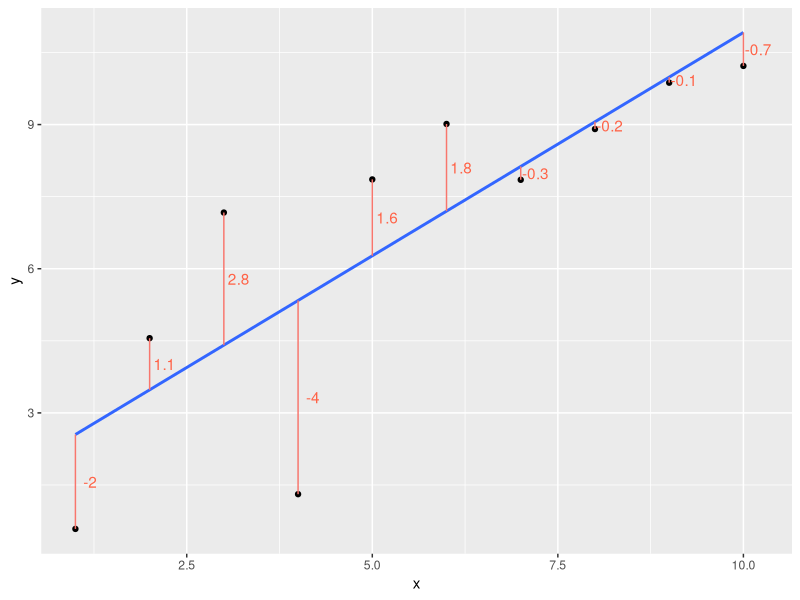
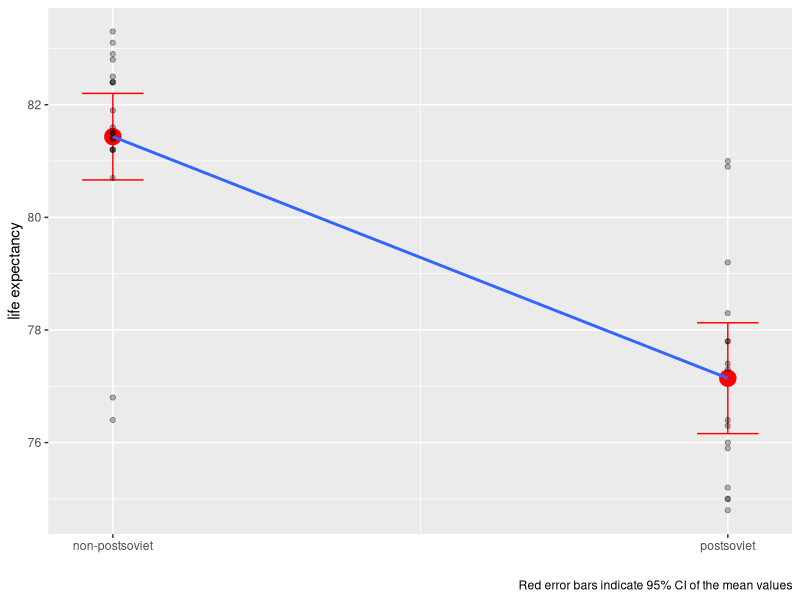
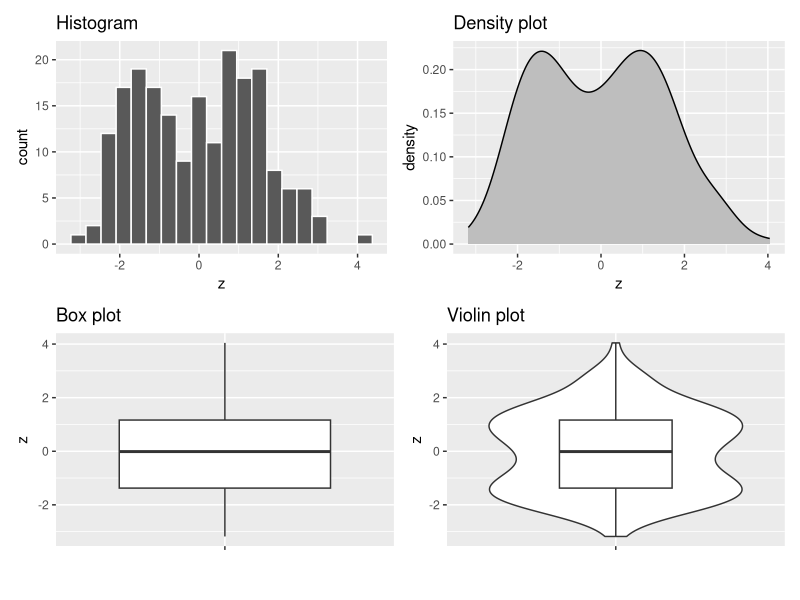

The R script that drew these images, in order: (Note: this script raises an error after producing the figures.)
## ---- chunk 1
knitr::opts_chunk$set(echo = FALSE)

library(tidyverse)
library(here)
library(polynom)
library(patchwork)

countries <- read.csv(here("data", "countries.csv"))
## ---- chunk 2
set.seed(1234)

ss_df = tibble::tibble(x = 1:10,
                       y = 2 + x + rnorm(n = 10, sd = 2))

ss_mod = lm(y ~ x, data = ss_df)
ss_df$pred = predict(ss_mod)
ss_df$label_pos = ifelse(ss_df$pred < ss_df$y,
                         ss_df$pred + (ss_df$y - ss_df$pred) / 2,
                         ss_df$pred - (ss_df$pred - ss_df$y) / 2)
ss_df$res = ss_df$y - ss_df$pred

ggplot(ss_df,aes(x = x, y = y, label = round(y - pred, 1))) +
  geom_point() +
  geom_smooth(method = "lm", se = F) +
  geom_segment(aes(xend = x, yend = pred, color = "tomato"), show.legend = F) +
  geom_text(aes(x = x, y = label_pos), nudge_x = 0.2, color = "tomato")
  
## ---- chunk 3


countries %>% mutate(postsoviet = as.numeric(postsoviet=="yes")) %>% 
  ggplot(aes(x=postsoviet, y = life_exp))+
     stat_summary(fun = mean, geom = "point", shape=20, size=8, color="red", fill="red") + 
    stat_summary(fun.data = mean_se, geom = "errorbar", color = "red", width=0.1, fun.args = list(mult = 2))+
    geom_point(alpha=0.3)+ 
  geom_smooth(method = "lm", se=FALSE)+
  scale_x_continuous(breaks = c(0,1), labels = c("non-postsoviet", "postsoviet"))+
  labs(x = "",
       y = "life expectancy",
       caption = "Red error bars indicate 95% CI of the mean values")
## ---- chunk 4

x = rnorm(100) - 1 
names(x) = rep("x", 100)
y = rnorm(100) + 1
names(y) = rep("y", 100)
z = c(x,y)

data = data.frame(origin=names(z), value=z, row.names=NULL)


p1 <- data %>% ggplot(aes(x=z))+geom_histogram(bins = 20, color="white") + labs(title = "Histogram")
p2 <- data %>% ggplot(aes(x=z))+geom_density(fill="grey") + labs(title = "Density plot")
p3 <- data %>% ggplot(aes(y=z, x=""))+geom_boxplot() + labs(x = "") + labs(title = "Box plot")
p4 <- data %>% ggplot(aes(y=z, x=""))+geom_violin()+geom_boxplot(width=0.4) + labs(x = "") + labs(title = "Violin plot")

(p1 | p2 ) / (p3 | p4 )

## ---- chunk 5

knitr::include_graphics(here("images","type_1and2_errors.png"))
## ---- chunk 6
cat(paste0("The covariance of life expectancy and proportion of university degree is ", cov(countries$life_exp, countries$uni_prc, use = "complete.obs")))

cat(paste0("The covariance of population and area is ", cov(countries$population, countries$area, use = "complete.obs")))

## ---- chunk 7
cat(paste0("The correlation of life expectancy and proportion of university degree is ", round(cor(countries$life_exp, countries$uni_prc, use = "complete.obs", method = "pearson"),2)))

cat(paste0("The correlation of population and area is ", round(cor(countries$population, countries$area, use = "complete.obs", method = "pearson"),2)))


## ---- chunk 8
complement <- function(y, rho, x) {
  if (missing(x)) x <- rnorm(length(y)) # Optional: supply a default if `x` is not given
  y.perp <- residuals(lm(x ~ y))
  rho * sd(y.perp) * y + y.perp * sd(y) * sqrt(1 - rho^2)
}

y <- rnorm(50, sd=10)
x <- 1:50 # Optional
rho <- c(0, 0.2, 0.4, 0.6, 0.8, 1)
X <- data.frame(z=as.vector(sapply(rho, function(rho) complement(y, rho, x))),
                rho=ordered(rep(signif(rho, 2), each=length(y))),
                y=rep(y, length(rho)))
    

ggplot(X, aes(y,z, group=rho)) + 
  geom_smooth(method="lm", se=FALSE) + 
  geom_rug(sides="b") + 
  geom_point(aes(fill=rho), alpha=1/2, shape=21) +
  facet_wrap(~ rho)
## ---- chunk 9
set.seed(42)
edu <- round (rnorm (100, mean = 15, sd = 4), digits=0)
set.seed (24)
rand <- round(rnorm (100, mean = 1000, sd = 50), digits=0)
rand.2 <- round(rnorm (100, mean = 2000, sd = 300), digits=0)
inc <- edu*rand
inc.2 <- edu*rand.2

data <- data.frame(x = edu, y = c(inc, inc.2), group = c(rep(1,100), rep(2,100)), row.names = NULL)

data %>% ggplot(aes(x=x, y=y, color = group, group=group))+
  geom_point()+
  geom_smooth(method = "lm", se=FALSE)+
  labs(title = "Simulated data",
       subtitle = "Light blue population has higher regression coefficient but lower correlation",
       x = "Years of education",
       y = "Monthly income in CZK")+
  theme(legend.position = "none")

## ---- chunk 10

p1 <- countries %>% ggplot(aes(x=uni_prc, y=life_exp))+
  geom_point()+
  scale_y_continuous (limits = c(76,83))+
  labs(x="",
       y="life expectancy")

p2 <- countries %>% ggplot(aes(x=uni_prc, y=life_exp))+
  geom_smooth(method = "lm", se=FALSE)+
    scale_y_continuous (limits = c(76,83))+
  labs(x="",
       y="")

p3 <- countries %>% ggplot(aes(x=uni_prc, y=life_exp))+
  geom_point()+
  geom_smooth(method = "lm", se=FALSE)+
    scale_y_continuous (limits = c(76,83))+
  labs(x="percentage of people with university degree",
       y="life expectancy")

p4 <- countries %>% ggplot(aes(x=uni_prc, y=life_exp))+
  geom_point()+
  geom_smooth()+
    scale_y_continuous (limits = c(76,83))+
  labs(x="percentage of people with university degree",
       y="")


patchwork <- (p1 | p2 ) / (p3 | p4 )

patchwork +   plot_annotation(title = 'Association between university education and life expectancy in selected countries')
